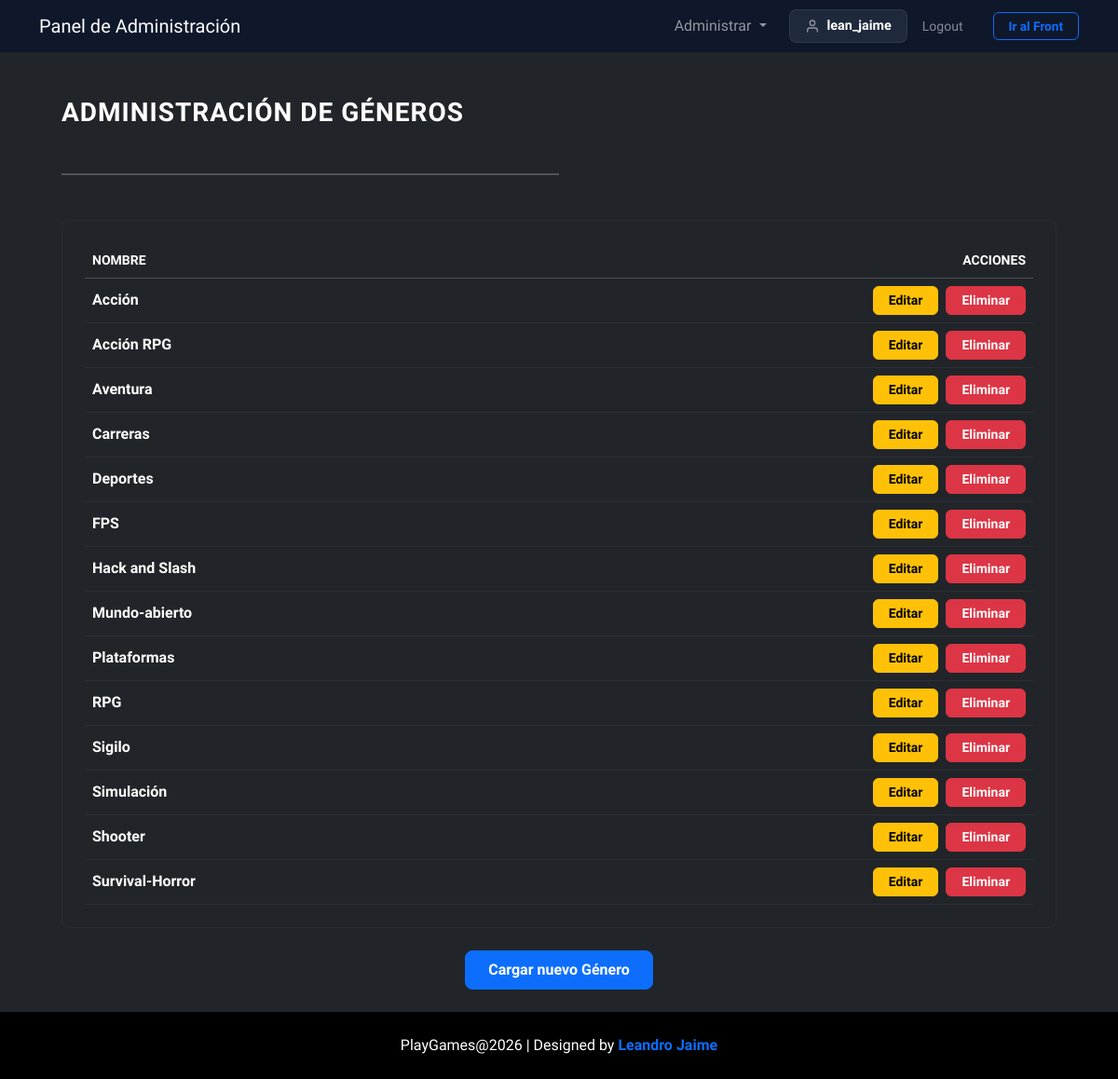
/admin/index.php?view=admin_genero (signed in), run on the app's committed database.
### tables this page shows
CREATE TABLE `genero` (
  `id` int(10) UNSIGNED NOT NULL,
  `nombre` varchar(256) NOT NULL
);

### classes/Genero.php (called while the page is built, shortened)
<?php
class Genero
{
    private int $id;
    private string $nombre;
    public static function genero_completo(): array
    {
        $conexion = Conexion::getConexion();
        $query = "SELECT * FROM genero";
        $PDOStatement = $conexion->prepare($query);
        $PDOStatement->setFetchMode(PDO::FETCH_CLASS, self::class);
        $PDOStatement->execute();
        $genero = $PDOStatement->fetchAll();
        return $genero;
    }
    public function getId()
    {
        return $this->id;
    }
    public function getNombre()
    {
        return $this->nombre;
    }
}

### admin/views/admin_genero.php (the view, shortened to what this page needs)
<?php
$generos = Genero::genero_completo();
?>
<div class="container p-4">
    <h1 class="mb-3 fw-bold text-white fs-3 mt-4">Administración de Géneros</h1>
    <div class="row">
    </div>
    <hr class="border border w-50 mb-5">
    <div class="row g-4 ">
        <div class="col-12">
            <div class="bg-dark p-4 rounded-3 border border-secondary border-opacity-10 table-responsive">
                <table class="table table-dark table-hover align-middle m-0">
                    <thead>
                        <tr class="text-secondary small text-uppercase tracking-wider">
                            <th scope="col" width="20%">Nombre</th>
                            <th scope="col" class="text-end">Acciones</th>
                        </tr>
                    </thead>
                    <tbody>
                        <?php foreach ($generos as $g) { ?>
                            <tr style="border-bottom: 1px solid rgba(255,255,255,0.05);">
                                <td class="fw-bold text-white"><?= $g->getNombre() ?></td>
                                <td>
                                    <div class="d-flex gap-2 justify-content-end">
                                        <a href="index.php?view=edit_genero&id=<?= $g->getId() ?>" role="button" class="btn btn-sm btn-warning fw-semibold px-3" style="border-radius: 6px;">Editar</a>
                                        <a href="index.php?view=delete_genero&id=<?= $g->getId() ?>" role="button" class="btn btn-sm btn-danger fw-semibold px-3" style="border-radius: 6px;">Eliminar</a>
                                    </div>
                                </td>
                            </tr>
                        <?php } ?>
                    </tbody>
                </table>
            </div>
            <div class="mt-4 text-center">
                <a href="index.php?view=add_genero" class="btn btn-primary fw-bold px-4 py-2" style="border-radius: 8px;">
                    Cargar nuevo Género
                </a>
            </div>
        </div>
    </div>
</div>

### css/styles.css (style rules this page uses)
html, body, p, div, span, a, input, button, select, textarea, .nav-link, .card-title { font-family: 'Chakra Petch', sans-serif !important; }
h1, h2, h3, h4, h5, h6, .h1, .h2, .h3, .h4, .h5, .h6 { font-family: 'Chakra Petch', sans-serif !important; font-weight: 700 !important; text-transform: uppercase !important; letter-spacing: 1px !important; }

### data on the page
genero: nombre "Acción"
genero: nombre "Acción RPG"
genero: nombre "Aventura"
genero: nombre "Carreras"
genero: nombre "Deportes"
genero: nombre "FPS"
genero: nombre "Hack and Slash"
genero: nombre "Mundo-abierto"
genero: nombre "Plataformas"
genero: nombre "RPG"
genero: nombre "Sigilo"
genero: nombre "Simulación"
genero: nombre "Shooter"
genero: nombre "Survival-Horror"

### other printed values
$userData['username'] "lean_jaime"
